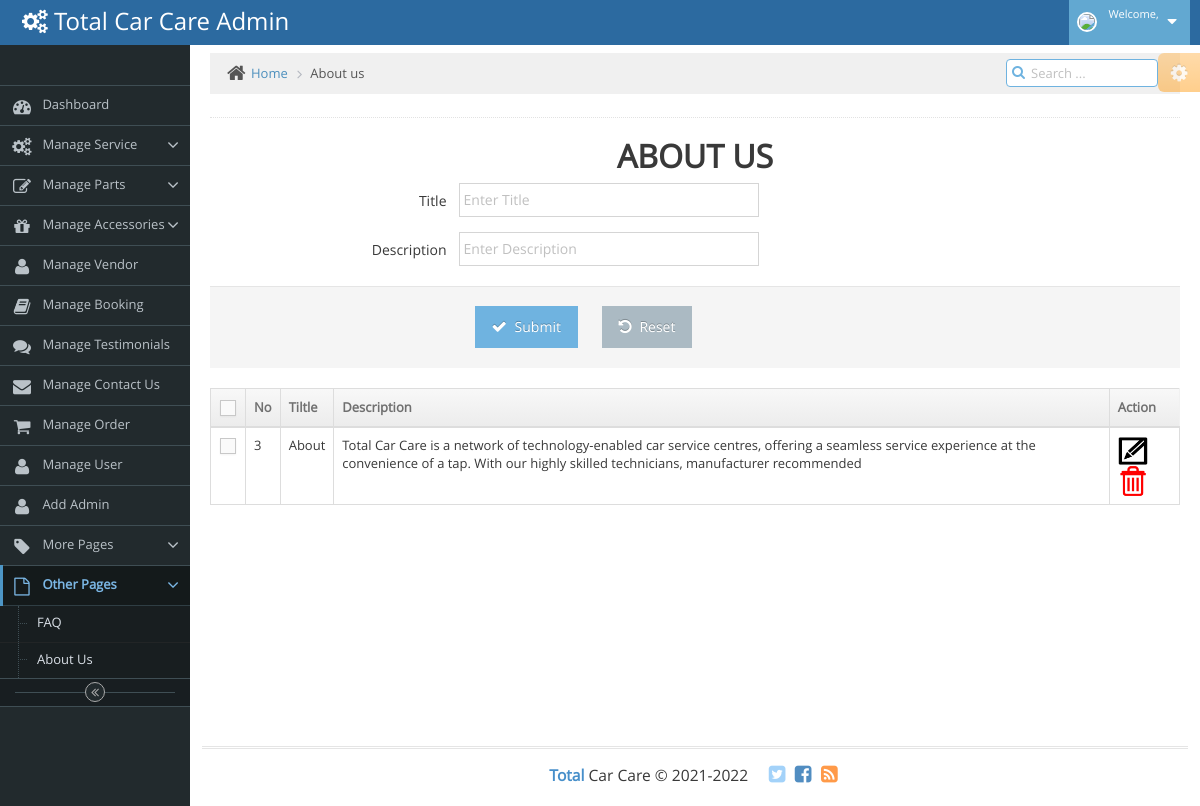
/about_us.php, run on the app's committed database.
### tables this page shows
CREATE TABLE `about_us` (
  `id` int(11) NOT NULL,
  `title` varchar(100) NOT NULL,
  `description` varchar(200) NOT NULL
);

### about_us.php (the view, shortened to what this page needs)
<?php
  include ('hhh.php');
?>
<head>
                 <div class="breadcrumbs ace-save-state" id="breadcrumbs">
						<ul class="breadcrumb">
							<li>
								<i class="ace-icon fa fa-home home-icon"></i>
								<a href="home.php">Home</a>
							</li>
							<li class="active">About us</li>
						</ul>
						<div class="nav-search" id="nav-search">
							<form class="form-search">
								<span class="input-icon">
									<input type="text" placeholder="Search ..." class="nav-search-input" id="nav-search-input" autocomplete="off" required/>
									<i class="ace-icon fa fa-search nav-search-icon"></i>
								</span>
							</form>
						</div>
					</div>
                        <div class="page-header">
						</div>
</head>
<form  class="form-horizontal" role="form" method=post>
  <h1 align=center><b> ABOUT US</b></h1>
    <div class="form-group">
	    <label class="col-sm-3 control-label no-padding-right" for="form-field-1"> Title </label>
			<div class="col-sm-9">
				<input type="text" name="title" placeholder="Enter Title" class="col-xs-10 col-sm-5" required />
			</div>
	</div>
    <div class="form-group">
	    <label class="col-sm-3 control-label no-padding-right" for="form-field-1"> Description </label>
			<div class="col-sm-9">
				<input type="text" name="description" placeholder="Enter Description" class="col-xs-10 col-sm-5" required />
			</div>
	</div>
    <div class="clearfix form-actions">
	<div class="col-md-offset-3 col-md-9">
		<button class="btn btn-info" type="submit" name='submit'>
			<i class="ace-icon fa fa-check bigger-110"></i>
				Submit
		</button>
		<button class="btn" type="reset">
			<i class="ace-icon fa fa-undo bigger-110"></i>
				Reset
		</button>
			</div>
	    	</div>
</form>
<div class="row">
									<div class="col-xs-12">
										<table id="simple-table" class="table  table-bordered table-hover">
											<thead>
												<tr>
													<th class="center">
														<label class="pos-rel">
															<span class="lbl"></span>
														</label>
													</th>
													<th>No</th>
													<th>Tiltle</th>
													<th>Description</th>
													<th>Action</th>
												</tr>
											</thead>
											<tbody>
								<?php
								include('connect.php');
								$q=mysqli_query($con,"select * from about_us");
								while($row=mysqli_fetch_array($q))
								{
								?>
												<tr>
													<td class="center">
														<label class="pos-rel">
															<span class="lbl"></span>
														</label>
													</td>
                                                    <td><?php echo $row['id']; ?></td>
													<td><?php echo $row['title']; ?></td>
													<td><?php echo $row['description']; ?></td>
													<td>
														<div class="hidden-sm hidden-xs btn-group">
														<a onclick="edit(<?php echo $row[0];?>)"><image src=img/Edit.png height=30 width=30></a>
														<a onclick="del(<?php echo $row[0]; ?>)"><image src=img/Delete.png height=30 width=30></a>
														</div>
													</td>
												</tr>
												<?php
								}
												?>
												</tbody>
												</table>
											</div>
<?php
  include ('fff.php');
?>

### data on the page
about_us: id "3", title "About", description "Total Car Care is a network of technology-enabled car service centres, offering a seamless service experience at the convenience of a tap. With our highly skilled technicians, manufacturer recommended"
